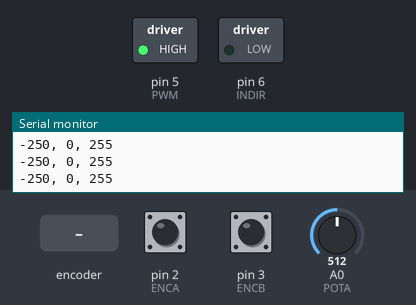
The sketch below on a simulated Arduino Uno, built with avr-gcc and run on an emulated ATmega328P. On the bench: switched loads named in the sketch (green lamp = pin HIGH), the last lines printed to the serial monitor. Inputs (shaded band) come from the test bench; at power-on: pin 2 (ENCA) HIGH, pin 3 (ENCB) HIGH, A0 (POTA) = 512.

Above: at 4.2 s.
4.3 s: rotary encoder on pin 2 (ENCA) / pin 3 (ENCB) turned 1 step (first pin leading)
At 7.2 s:
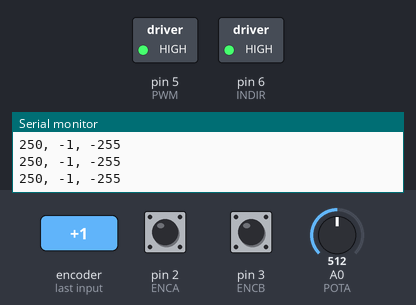
7.5 s: rotary encoder on pin 2 (ENCA) / pin 3 (ENCB) turned 2 steps (second pin leading)
Timing chart, 0 to 16.9 s (numbered marks = the images above; inputs shaded):
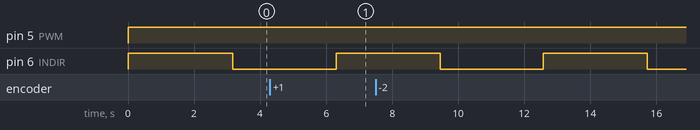

The sketch:

MotorControl.ino
```cpp
// Author: Bruno Guerreiro (bj.guerreiro@fct.unl.pt)
// Context: This work is part of a course on Introcuction of Electrical and Computer Engineering, at
// DEEC - NOVA School of Science and Technology, where students are learning for the first time the use of
// feedback dynamic systems, in this case, the difference of a well tuned controller, with no overshoot
// (when A0 is low), or with overshoot (when A0 is maximum).
//
// Acknowledgement: based on https://github.com/curiores/ArduinoTutorials/tree/main/SpeedControl

#include <util/atomic.h> // For the ATOMIC_BLOCK macro

#define POTA A0 // potenciometer
#define ENCA 2 // YELLOW
#define ENCB 3 // WHITE
#define PWM 5 // ORANGE
#define INDIR 6 // BROWN
//#define INDIR2 7 // TURQUOISE (only on Tinkercad)

volatile int posi = 0; // specify posi as volatile: https://www.arduino.cc/reference/en/language/variables/variable-scope-qualifiers/volatile/
long prevT = 0;
float eprev = 0;
float eintegral = 0;

void setup() {
  Serial.begin(9600);

  pinMode(POTA,INPUT);
  pinMode(ENCA,INPUT);
  pinMode(ENCB,INPUT);
  attachInterrupt(digitalPinToInterrupt(ENCA),readEncoder,RISING);

  pinMode(PWM,OUTPUT);
  pinMode(INDIR,OUTPUT);

  Serial.println("target, pos, ctrl");
}

void readEncoder(){
  int b = digitalRead(ENCB);
  if(b > 0){
    posi++;
  }
  else{
    posi--;
  }
}

void setMotor(int u_sat){
  bool CCW_dir = (u_sat>=0)?HIGH:LOW;
  float pwmVal = min(abs(u_sat),255);
  analogWrite(PWM,pwmVal);
  digitalWrite(INDIR,!CCW_dir);
}

float fmap(float x, float in_min, float in_max, float out_min, float out_max) {
  return (x - in_min) * (out_max - out_min) / (in_max - in_min) + out_min;
}

void loop() {

  // Reference: set sinusoid/square wave as target position reference
  int MaxDeg = 250;
  int target = MaxDeg*( (sin(prevT/1e6) > 0) ? 1:-1);
  // int target = 1200; // fixed position alternative

  // PID gains
  float kp = 5;
  float kd = 0;//.025;
  float ki = 0.0;

  // set k and kd gains proportionally to A0 input
  int potA = analogRead(A0);
  kp = fmap(potA, -1023, 1024, 0.5, 25);
  kd = fmap(potA, -1023, 1024, 0.5, 0);

  // time difference
  long currT = micros();
  float deltaT = ((float) (currT - prevT))/( 1.0e6 );
  prevT = currT;

  // Read the position in an atomic block to avoid a potential
  // misread if the interrupt coincides with this code running
  // see: https://www.arduino.cc/reference/en/language/variables/variable-scope-qualifiers/volatile/
  int pos = 0;
  ATOMIC_BLOCK(ATOMIC_RESTORESTATE) {
    pos = posi;
  }

  // error
  int e = pos - target;

  // derivative
  float dedt = (e-eprev)/(deltaT);

  // integral
  eintegral = eintegral + e*deltaT;

  // control signal
  float u = kp*e + kd*dedt + ki*eintegral;
  int u_sat = map(max(min(u,1024),-1024), -1024, 1024, -255, 255);

  // signal the motor
  setMotor(u_sat);

  // store previous error
  eprev = e;

  Serial.print(target);
  Serial.print(", ");
  Serial.print(pos);
  Serial.print(", ");
  Serial.print(u_sat);
//  Serial.print(", ");
//  Serial.print(kd);
//  Serial.print(", ");
//  Serial.print(e);
//  Serial.print(", ");
//  Serial.print(dedt);
//  Serial.print(", ");
//  Serial.print(eintegral);
  Serial.println();

  delay(10);
}
```
